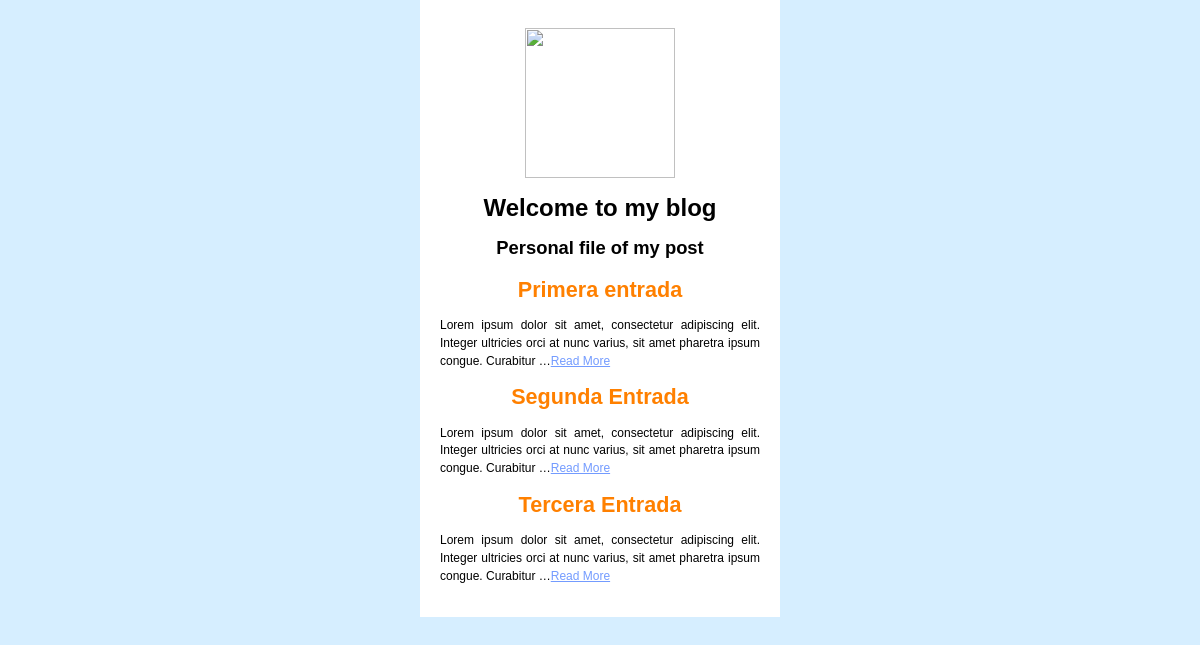
The page / on the database its author committed.
### blog/models.py (models this page shows, shortened)
class Post(models.Model):
    title = models.CharField(max_length=200, verbose_name="Título")
    content = models.TextField(verbose_name="Contenido")
    created = models.DateTimeField(auto_now_add=True, verbose_name="Creado")
    modified = models.DateTimeField(auto_now=True, verbose_name="Modificado")
    class Meta:
        verbose_name = "entrada"
        verbose_name_plural = "entradas"

### blog/views.py (the view)
# urls.py: 2. Add a URL to urlpatterns:  path('', views.home, name='home')
def home(request):
    posts = Post.objects.all()
    return render(request, "blog/home.html", {"posts":posts})

### blog/templates/blog/home.html
{% extends "blog/template.html" %}
{% block content %}
    {% for post in posts %}
        <div>
            <h3>{{ post.title }}</h3>
            <p>{{ post.content|truncatewords:"20" }}<a href="{% url 'post' id=post.id %}">Read More</a></p>
        </div>
    {% endfor %}
{% endblock %}

### blog/templates/blog/template.html (shortened to what this page needs)
{% load static %}
<!DOCTYPE html>
<html lang="es">
<head>
    <link rel="stylesheet" href="{% static 'blog/styles.css' %}">
</head>
<body>
    <main>
        <img src="{% static 'blog/hektor.png' %}" class="top">
        <h1>Welcome to my blog</h1>
        <h2>Personal file of my post</h2>
        {% block content %}{% endblock %}
    </main>
</body>
</html>

### blog/static/blog/styles.css (style rules this page uses)
body { font-family: Arial, Helvetica, sans-serif; padding: 0; margin: 0; background: rgb(214, 238, 255); }
main { max-width: 320px; margin: 0 auto; padding: 1.25rem; text-align: center; background: #fff; }
h1 { font-size: 150%; margin: 0 auto; }
h2 { font-size: 115%; }
h3 { font-size: 135%; color: rgb(255, 128, 0); padding: 0.15rem 0; margin: 0; }
p { font-size: 75%; text-align: justify; line-height: 1.1rem; }
a { font-size: 90%; color: rgb(115, 155, 255); }
p > a { font-size: 100% !important; text-align: justify; }
img.top { height: 150px; width: 150px; padding: 0.5rem 0 1rem; }

### rows shown on the page
Post: title "Primera entrada", content "Lorem ipsum dolor sit amet, consectetur adipiscing elit. Integer ultricies orci at nunc varius, sit amet pharetra ipsum congue. Curabitur …"
Post: title "Segunda Entrada", content "Lorem ipsum dolor sit amet, consectetur adipiscing elit. Integer ultricies orci at nunc varius, sit amet pharetra ipsum congue. Curabitur …"
Post: title "Tercera Entrada", content "Lorem ipsum dolor sit amet, consectetur adipiscing elit. Integer ultricies orci at nunc varius, sit amet pharetra ipsum congue. Curabitur …"
